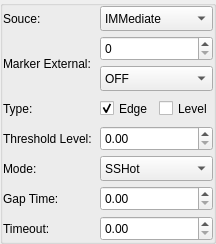
              <widget class="QGroupBox" name="groupBox_6">
               <property name="title">
                <string/>
               </property>
               <layout class="QVBoxLayout" name="verticalLayout_12">
                <property name="spacing">
                 <number>5</number>
                </property>
                <property name="leftMargin">
                 <number>0</number>
                </property>
                <property name="topMargin">
                 <number>0</number>
                </property>
                <property name="rightMargin">
                 <number>0</number>
                </property>
                <property name="bottomMargin">
                 <number>0</number>
                </property>
                <item>
                 <layout class="QGridLayout" name="gridLayout_7" rowstretch="0,0,0,0,0,0,0,0" columnstretch="1,1,1,1">
                  <property name="spacing">
                   <number>5</number>
                  </property>
                  <item row="5" column="0" colspan="2">
                   <widget class="QLabel" name="label_11">
                    <property name="sizePolicy">
                     <sizepolicy hsizetype="Minimum" vsizetype="Minimum">
                      <horstretch>0</horstretch>
                      <verstretch>0</verstretch>
                     </sizepolicy>
                    </property>
                    <property name="minimumSize">
                     <size>
                      <width>25</width>
                      <height>25</height>
                     </size>
                    </property>
                    <property name="maximumSize">
                     <size>
                      <width>16777215</width>
                      <height>25</height>
                     </size>
                    </property>
                    <property name="text">
                     <string>Mode: </string>
                    </property>
                   </widget>
                  </item>
                  <item row="4" column="0" colspan="2">
                   <widget class="QLabel" name="label_12">
                    <property name="sizePolicy">
                     <sizepolicy hsizetype="Minimum" vsizetype="Minimum">
                      <horstretch>0</horstretch>
                      <verstretch>0</verstretch>
                     </sizepolicy>
                    </property>
                    <property name="minimumSize">
                     <size>
                      <width>25</width>
                      <height>25</height>
                     </size>
                    </property>
                    <property name="maximumSize">
                     <size>
                      <width>16777215</width>
                      <height>25</height>
                     </size>
                    </property>
                    <property name="text">
                     <string>Threshold Level: </string>
                    </property>
                   </widget>
                  </item>
                  <item row="6" column="2" colspan="2">
                   <widget class="QDoubleSpinBox" name="doubleSpinBox_6">
                    <property name="sizePolicy">
                     <sizepolicy hsizetype="Minimum" vsizetype="Minimum">
                      <horstretch>0</horstretch>
                      <verstretch>0</verstretch>
                     </sizepolicy>
                    </property>
                    <property name="minimumSize">
                     <size>
                      <width>0</width>
                      <height>25</height>
                     </size>
                    </property>
                    <property name="maximumSize">
                     <size>
                      <width>16777215</width>
                      <height>25</height>
                     </size>
                    </property>
                   </widget>
                  </item>
                  <item row="0" column="2" colspan="2">
                   <widget class="QComboBox" name="comboBox_4">
                    <property name="sizePolicy">
                     <sizepolicy hsizetype="Preferred" vsizetype="Minimum">
                      <horstretch>0</horstretch>
                      <verstretch>0</verstretch>
                     </sizepolicy>
                    </property>
                    <property name="minimumSize">
                     <size>
                      <width>0</width>
                      <height>25</height>
                     </size>
                    </property>
                    <property name="maximumSize">
                     <size>
                      <width>16777215</width>
                      <height>25</height>
                     </size>
                    </property>
                    <item>
                     <property name="text">
                      <string>IMMediate</string>
                     </property>
                    </item>
                    <item>
                     <property name="text">
                      <string>TIMer</string>
                     </property>
                    </item>
                    <item>
                     <property name="text">
                      <string>VIDeo</string>
                     </property>
                    </item>
                    <item>
                     <property name="text">
                      <string>EXTernal1</string>
                     </property>
                    </item>
                    <item>
                     <property name="text">
                      <string>EXTernal2</string>
                     </property>
                    </item>
                    <item>
                     <property name="text">
                      <string>EXTernal3</string>
                     </property>
                    </item>
                    <item>
                     <property name="text">
                      <string>EXTernal4</string>
                     </property>
                    </item>
                    <item>
                     <property name="text">
                      <string>EXTOR</string>
                     </property>
                    </item>
                    <item>
                     <property name="text">
                      <string>WSEGment#</string>
                     </property>
                    </item>
                    <item>
                     <property name="text">
                      <string>TIMer#</string>
                     </property>
                    </item>
                    <item>
                     <property name="text">
                      <string>PSHift</string>
                     </property>
                    </item>
                    <item>
                     <property name="text">
                      <string>UWBP</string>
                     </property>
                    </item>
                   </widget>
                  </item>
                  <item row="0" column="0" colspan="2">
                   <widget class="QLabel" name="label_13">
                    <property name="sizePolicy">
                     <sizepolicy hsizetype="Minimum" vsizetype="Minimum">
                      <horstretch>0</horstretch>
                      <verstretch>0</verstretch>
                     </sizepolicy>
                    </property>
                    <property name="minimumSize">
                     <size>
                      <width>25</width>
                      <height>25</height>
                     </size>
                    </property>
                    <property name="maximumSize">
                     <size>
                      <width>16777215</width>
                      <height>25</height>
                     </size>
                    </property>
                    <property name="text">
                     <string>Souce: </string>
                    </property>
                   </widget>
                  </item>
                  <item row="1" column="2" colspan="2">
                   <widget class="QSpinBox" name="spinBox_2">
                    <property name="sizePolicy">
                     <sizepolicy hsizetype="Minimum" vsizetype="Minimum">
                      <horstretch>0</horstretch>
                      <verstretch>0</verstretch>
                     </sizepolicy>
                    </property>
                    <property name="minimumSize">
                     <size>
                      <width>0</width>
                      <height>25</height>
                     </size>
                    </property>
                    <property name="maximumSize">
                     <size>
                      <width>16777215</width>
                      <height>25</height>
                     </size>
                    </property>
                   </widget>
                  </item>
                  <item row="6" column="0" colspan="2">
                   <widget class="QLabel" name="label_14">
                    <property name="sizePolicy">
                     <sizepolicy hsizetype="Minimum" vsizetype="Minimum">
                      <horstretch>0</horstretch>
                      <verstretch>0</verstretch>
                     </sizepolicy>
                    </property>
                    <property name="minimumSize">
                     <size>
                      <width>25</width>
                      <height>25</height>
                     </size>
                    </property>
                    <property name="maximumSize">
                     <size>
                      <width>16777215</width>
                      <height>25</height>
                     </size>
                    </property>
                    <property name="text">
                     <string>Gap Time: </string>
                    </property>
                   </widget>
                  </item>
                  <item row="3" column="3">
                   <widget class="QCheckBox" name="checkBox_3">
                    <property name="sizePolicy">
                     <sizepolicy hsizetype="Minimum" vsizetype="Minimum">
                      <horstretch>0</horstretch>
                      <verstretch>0</verstretch>
                     </sizepolicy>
                    </property>
                    <property name="minimumSize">
                     <size>
                      <width>0</width>
                      <height>25</height>
                     </size>
                    </property>
                    <property name="maximumSize">
                     <size>
                      <width>16777215</width>
                      <height>25</height>
                     </size>
                    </property>
                    <property name="text">
                     <string>Level</string>
                    </property>
                   </widget>
                  </item>
                  <item row="5" column="2" colspan="2">
                   <widget class="QComboBox" name="comboBox_5">
                    <property name="sizePolicy">
                     <sizepolicy hsizetype="Preferred" vsizetype="Minimum">
                      <horstretch>0</horstretch>
                      <verstretch>0</verstretch>
                     </sizepolicy>
                    </property>
                    <property name="minimumSize">
                     <size>
                      <width>0</width>
                      <height>25</height>
                     </size>
                    </property>
                    <property name="maximumSize">
                     <size>
                      <width>16777215</width>
                      <height>25</height>
                     </size>
                    </property>
                    <item>
                     <property name="text">
                      <string>SSHot</string>
                     </property>
                    </item>
                   </widget>
                  </item>
                  <item row="1" column="0" rowspan="2" colspan="2">
                   <widget class="QLabel" name="label_15">
                    <property name="sizePolicy">
                     <sizepolicy hsizetype="Minimum" vsizetype="Minimum">
                      <horstretch>0</horstretch>
                      <verstretch>0</verstretch>
                     </sizepolicy>
                    </property>
                    <property name="minimumSize">
                     <size>
                      <width>25</width>
                      <height>25</height>
                     </size>
                    </property>
                    <property name="maximumSize">
                     <size>
                      <width>16777215</width>
                      <height>16777215</height>
                     </size>
                    </property>
                    <property name="text">
                     <string>Marker External: </string>
                    </property>
                   </widget>
                  </item>
                  <item row="2" column="2" colspan="2">
                   <widget class="QComboBox" name="comboBox_6">
                    <property name="sizePolicy">
                     <sizepolicy hsizetype="Minimum" vsizetype="Minimum">
                      <horstretch>0</horstretch>
                      <verstretch>0</verstretch>
                     </sizepolicy>
                    </property>
                    <property name="minimumSize">
                     <size>
                      <width>0</width>
                      <height>25</height>
                     </size>
                    </property>
                    <property name="maximumSize">
                     <size>
                      <width>16777215</width>
                      <height>25</height>
                     </size>
                    </property>
                    <property name="currentIndex">
                     <number>6</number>
                    </property>
                    <item>
                     <property name="text">
                      <string>VALid</string>
                     </property>
                    </item>
                    <item>
                     <property name="text">
                      <string>VIDeo</string>
                     </property>
                    </item>
                    <item>
                     <property name="text">
                      <string>SWMarker</string>
                     </property>
                    </item>
                    <item>
                     <property name="text">
                      <string>VSADone</string>
                     </property>
                    </item>
                    <item>
                     <property name="text">
                      <string>RFD1</string>
                     </property>
                    </item>
                    <item>
                     <property name="text">
                      <string>RFD2</string>
                     </property>
                    </item>
                    <item>
                     <property name="text">
                      <string>OFF</string>
                     </property>
                    </item>
                    <item>
                     <property name="text">
                      <string>HIGH</string>
                     </property>
                    </item>
                    <item>
                     <property name="text">
                      <string>LOW</string>
                     </property>
                    </item>
                    <item>
                     <property name="text">
                      <string>TIMer#</string>
                     </property>
                    </item>
                   </widget>
                  </item>
                  <item row="3" column="2">
                   <widget class="QCheckBox" name="checkBox_4">
                    <property name="sizePolicy">
                     <sizepolicy hsizetype="Minimum" vsizetype="Minimum">
                      <horstretch>0</horstretch>
                      <verstretch>0</verstretch>
                     </sizepolicy>
                    </property>
                    <property name="minimumSize">
                     <size>
                      <width>0</width>
                      <height>25</height>
                     </size>
                    </property>
                    <property name="maximumSize">
                     <size>
                      <width>16777215</width>
                      <height>25</height>
                     </size>
                    </property>
                    <property name="text">
                     <string>Edge</string>
                    </property>
                    <property name="checked">
                     <bool>true</bool>
                    </property>
                   </widget>
                  </item>
                  <item row="4" column="2" colspan="2">
                   <widget class="QDoubleSpinBox" name="doubleSpinBox_7">
                    <property name="sizePolicy">
                     <sizepolicy hsizetype="Minimum" vsizetype="Minimum">
                      <horstretch>0</horstretch>
                      <verstretch>0</verstretch>
                     </sizepolicy>
                    </property>
                    <property name="minimumSize">
                     <size>
                      <width>25</width>
                      <height>25</height>
                     </size>
                    </property>
                    <property name="maximumSize">
                     <size>
                      <width>16777215</width>
                      <height>25</height>
                     </size>
                    </property>
                   </widget>
                  </item>
                  <item row="3" column="0" colspan="2">
                   <widget class="QLabel" name="label_16">
                    <property name="text">
                     <string>Type: </string>
                    </property>
                   </widget>
                  </item>
                  <item row="7" column="0" colspan="2">
                   <widget class="QLabel" name="label_17">
                    <property name="text">
                     <string>Timeout: </string>
                    </property>
                   </widget>
                  </item>
                  <item row="7" column="2" colspan="2">
                   <widget class="QDoubleSpinBox" name="doubleSpinBox_8">
                    <property name="sizePolicy">
                     <sizepolicy hsizetype="Minimum" vsizetype="Minimum">
                      <horstretch>0</horstretch>
                      <verstretch>0</verstretch>
                     </sizepolicy>
                    </property>
                    <property name="minimumSize">
                     <size>
                      <width>0</width>
                      <height>25</height>
                     </size>
                    </property>
                    <property name="maximumSize">
                     <size>
                      <width>16777215</width>
                      <height>25</height>
                     </size>
                    </property>
                   </widget>
                  </item>
                 </layout>
                </item>
               </layout>
              </widget>
